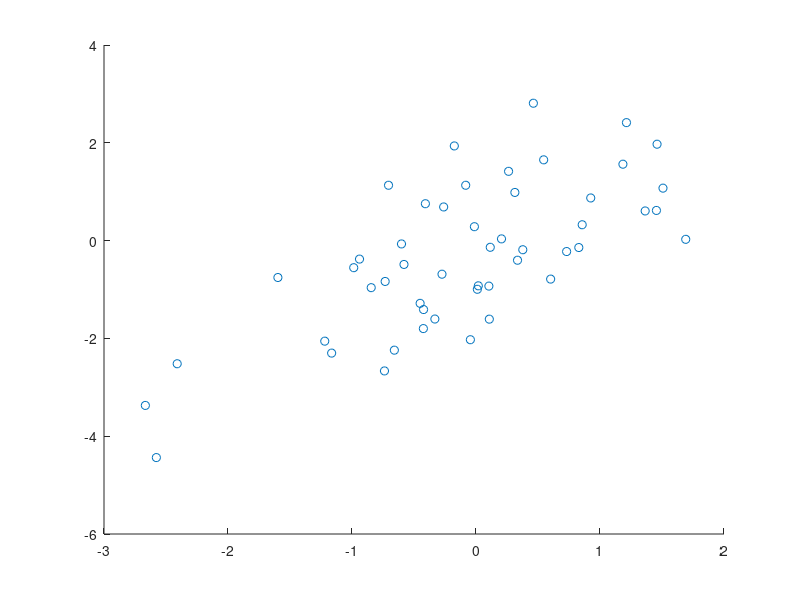

Recreate this plot in MATLAB. (Note: this script raises an error after producing the figure.)
%% help me to think about ridge regression
%% initilization
clear all;clc;
rng(1)

% create data
m = 50;
n = 1;
X = randn(m,n);
Y = X + randn(m,n);

%% fit the models
% OLS
beta1 = inv(X' * X) * X' * Y;
% ridge
lambda = 0.8;
beta2 = inv(X' * X + lambda * eye(n,n)) * X' * Y;

%% plot
if true
    % show the data
    scatter(X,Y)
    hold on
    % plot the OLS regression line
    olsline = refline(beta1,0)
    % plot the ridge regression line
    olsline.Color = 'r';
    refline(beta2,0)
    
    legend({'data','OLS','RIDGE'})
end